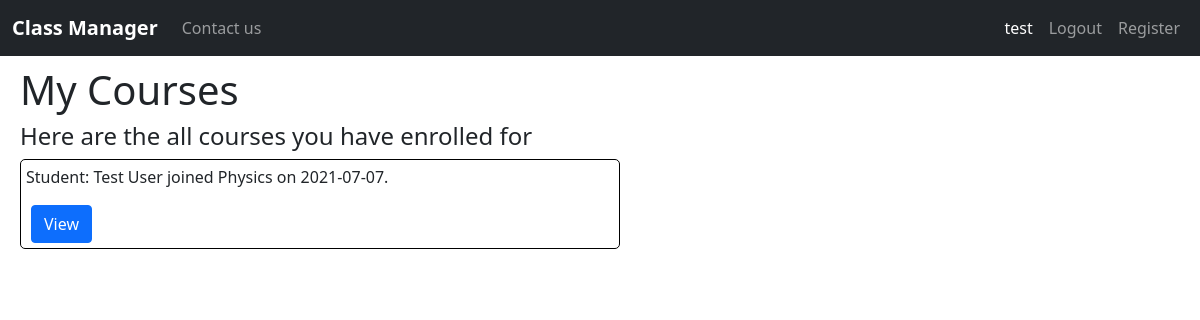
/view_joined_courses (signed in), run on an earlier commit of the app's database.
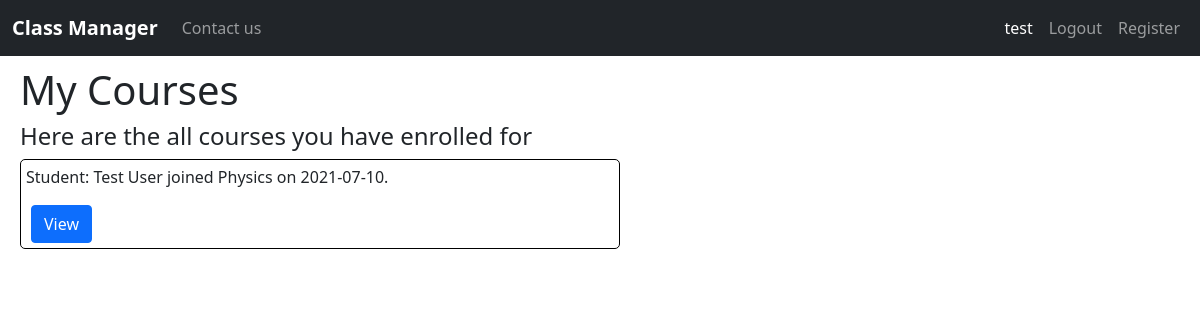
And on a later commit of the database.
### classmanager/models.py (models this page shows, shortened)
class User(AbstractUser):
    is_student = models.BooleanField(default=False)
    is_instructor = models.BooleanField(default=False)
    def get_name(self):
        return f"{self.first_name} {self.last_name}"

class Enrollment(models.Model):
    course = models.ForeignKey(Course, on_delete=models.CASCADE)
    student = models.ForeignKey(Student, on_delete=models.CASCADE)
    date_joined = models.DateField(auto_now_add=True)
    def __str__(self):
        return f"Student: {self.student.get_name()} joined {self.course.name} on {self.date_joined}."

class Student(models.Model):
    user = models.OneToOneField(User, primary_key=True, on_delete=models.CASCADE)
    date_of_birth = models.DateField(default=date.today)
    MAJORS = [
        ("Math", "Math"), ("English", "English"),
        ("Science", "Science"), ("Technology", "Technology"),
        ("Law", "Law"), ("Art", "Art"),
        ("Business", "Business"), ("Health", "Health")
    ]
    STANDINGS = [
        ("FR", "Freshman"),
        ("SM", "Sophomore"),
        ("JR", "Junior"),
        ("SR", "Senior"),
        ("GR", "Graduate")
    ]
    major = models.CharField(max_length=20, choices=MAJORS, default="Undecided")
    standing = models.CharField(max_length=20, choices=STANDINGS, default="FR")
    credits = models.PositiveIntegerField(default=0)
    def get_name(self):
        return self.user.get_name()

class Course(models.Model):
    instructor = models.ForeignKey(Instructor, on_delete=models.CASCADE)
    name = models.CharField(max_length=255, blank=False, default=None)
    is_active = models.BooleanField(default=True)
    date_created = models.DateTimeField(auto_now_add=True)
    DEPARTMENTS = [
        ("Math", "Math"), ("English", "English"),
        ("Science", "Science"), ("Technology", "Technology"),
        ("Law", "Law"), ("Art", "Art"),
        ("Business", "Business"), ("Health", "Health")
    ]
    department = models.CharField(max_length=20, choices=DEPARTMENTS, default="Other")
    description = models.TextField(max_length=1000, default=None, blank=True)
    credits = models.PositiveIntegerField(default=2)
    length = models.PositiveIntegerField(default=10)

### classmanager/views.py (the view)
# urls.py: path("view_joined_courses", views.view_joined_courses, name="view-joined-courses"),
@login_required
def view_joined_courses(request):
    if request.user.is_student:
        student = Student.objects.get(pk=request.user)
        courses = Enrollment.objects.filter(student=student)
        return render(request, "classmanager/joined_courses.html", {
            "courses": courses
        })
    else:
        return HttpResponseRedirect(reverse("index"))

### classmanager/templates/classmanager/joined_courses.html
{% extends "classmanager/layout.html" %}
{% block body %}
<h1>My Courses</h1>
{% if courses|length > 0 %}
<h4>Here are the all courses you have enrolled for</h4>
{% endif %}
{% for course in courses %}
<div class="course-listing">
  <p>{{course}}</p>
  <form class="button-form" action="{% url 'view-course' course_id=course.id %}" method="GET">
    <input class="btn btn-primary" type="submit" value="View" />
  </form>
{% empty %}
<p>You have not joined any class yet.</p>
</div>
{% endfor %}
{% endblock body %}

### classmanager/templates/classmanager/layout.html (shortened to what this page needs)
{% load static %}
<!DOCTYPE html>
<html lang="en">
<head>
    <link rel="stylesheet" href="{% static 'classmanager/styles.css' %}">
    <link href="https://cdn.jsdelivr.net/npm/bootstrap@5.0.2/dist/css/bootstrap.min.css" rel="stylesheet"
>
</head>
<body>
    <nav class="navbar navbar-expand-lg navbar-dark bg-dark">
        <div class="container-fluid">
            <a class="navbar-brand" href="{% url 'index' %}"><b>Class Manager</b></a>
            <div class="collapse navbar-collapse justify-content-between" id="navbarNavAltMarkup">
                <div class="navbar-nav">
                    <a class="nav-link" href="{% url 'contact_us' %}">Contact us</a>
                </div>
            </div>
            <div class="collapse navbar-collapse justify-content-end" id="navbarNavAltMarkup">
                <div class="navbar-nav">
                    {% if user.is_authenticated %}
                    <a class="nav-link active" aria-current="page" href="{% url 'index' %}">{{user.username}}</a>
                    <a class="nav-link" href="{% url 'logout' %}">Logout</a>
                    {% else %}
                    <a class="nav-link" href="{% url 'login' %}">Login</a>
                    {% endif %}
                    {% block right-nav %}
                    <a class="nav-link" href="{% url 'register' %}">Register</a>
                    {% endblock right-nav %}
                </div>
            </div>
        </div>
    </nav>
    <div class="main-container">
        {% block body%}
        {% endblock body%}
    </div>
</body>
</html>

### classmanager/static/classmanager/styles.css (style rules this page uses)
.main-container { margin: 10px 20px 10px 20px; }
.course-listing { border-radius: 5px; border: 1px solid black; padding: 5px; max-width: 600px; }
form { max-width: 600px; }
.button-form { margin: auto; padding: 5px; display: inline; }

What changed in the data, as far as the page shows it:
changed Enrollment: student+course+date_joined "Student: Test User joined Physics on 2021-07-07." → "Student: Test User joined Physics on 2021-07-10."
